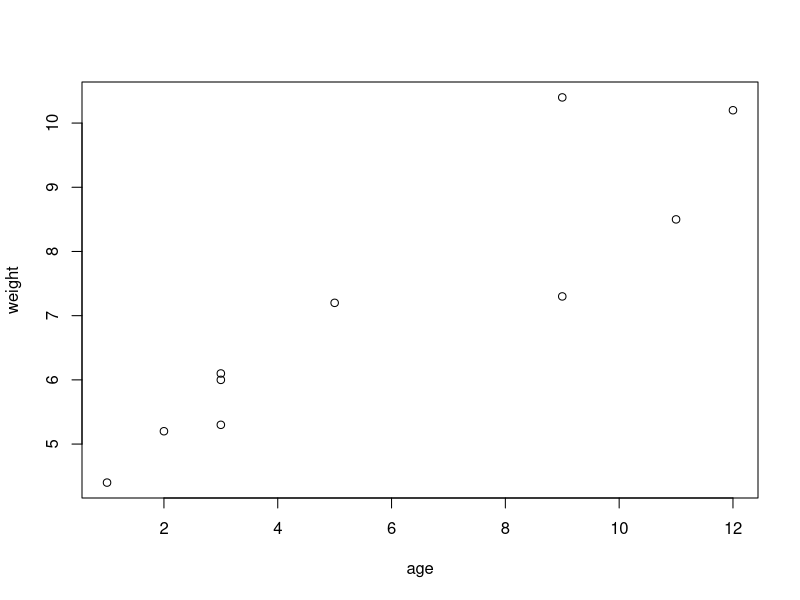
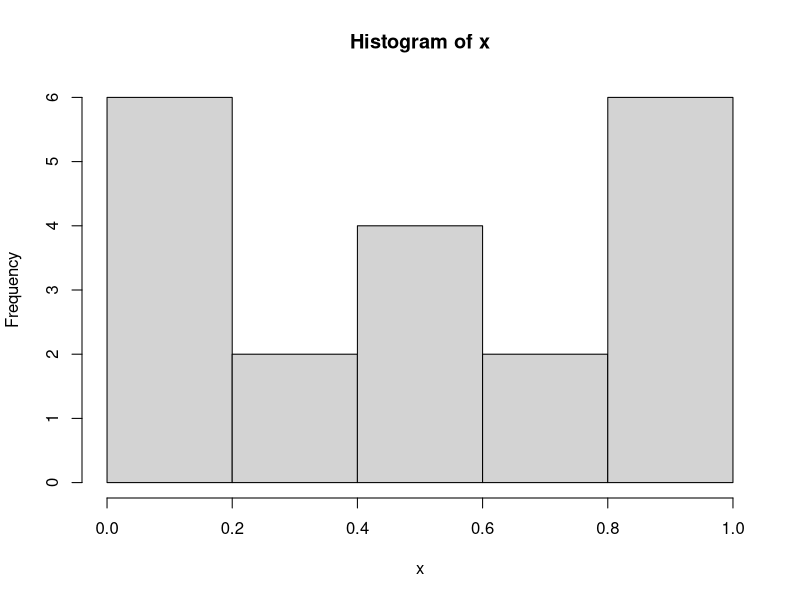
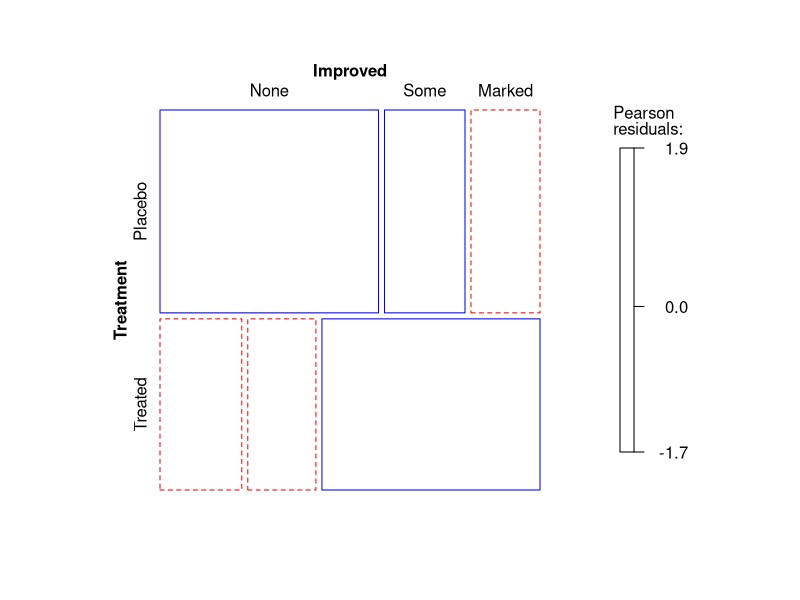
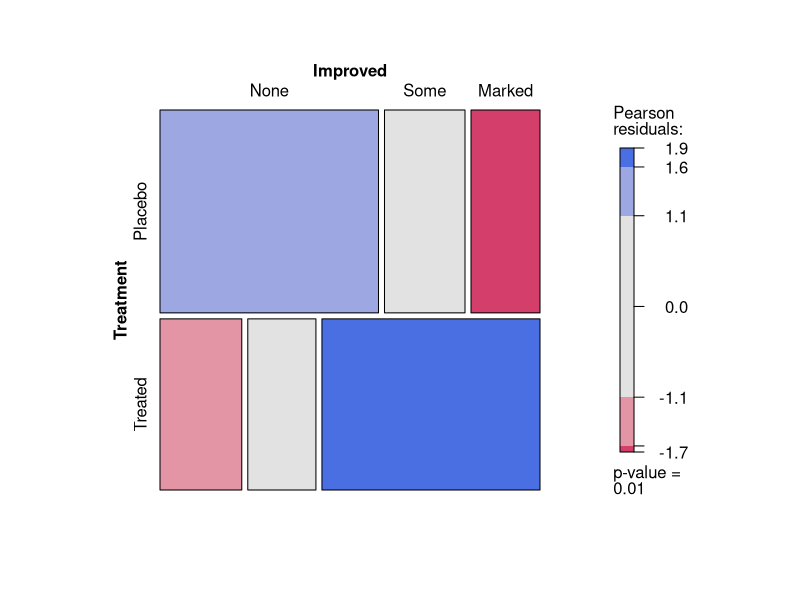

Source code (R) for these figures, in order: (Note: this script raises an error after producing the figures.)

########################################################
#
# QMB 6358: Software for Business Analytics
# Getting StaRted with R
#
# Lealand Morin, Ph.D.
# Assistant Professor
# Department of Economics
# College of Business
# University of Central Florida
#
# December 20, 2021
#
########################################################
#
# Sample code from scripts to accompany
# R in Action, by Robert I. Kabacoff.
# https://www.manning.com/books/r-in-action
#
########################################################


#------------------------------------------------------#
# R in Action: Chapter 1                               #
#------------------------------------------------------#


# Listing 1.1 - A Sample R session

# Before we read in some data from a file,
# define some vectors of variables using the c() function.
# This function concatenates variables into a vector.

age <- c(1, 3, 5, 2, 11, 9, 3, 9, 12, 3)
weight <- c(4.4, 5.3, 7.2, 5.2, 8.5, 7.3, 6, 10.4,
    10.2, 6.1)
# You can end a command on the next line
# as long as the line terminates with an operator
# that indicates an unfinished command.


# Now calculate some statistics with these variables.

# Calculate the mean:
mean(weight)

# Calculate the standard deviation:
sd(weight)

# Calculate the correlation between two variables:
cor(age, weight)

# R comes standard with several tools for
# statistical analysis as well as graphics.

plot(age, weight)
# The default version is a very simple
# black-and-white scattergraph but we will learn how to
# use R for richer data visualization.


# Listing 1.2 - An example of commands used to manage
# the R Workspace.

# Change the next line to assign wd_path a valid directory
# on your computer.

wd_path <- '~/Teaching/QMB6358_Fall_2020/GitRepos/QMB6358F20/demo_05_R_intro'
setwd(wd_path)

# We can use the runif() function to generate
# uniformly distributed random variables.
x <- runif(20)

# The summary() command is the basic function
# for investigating new data.
summary(x)

# The hist() function plots a histogram.
hist(x)

# You can save the history of your commands in a session with
# savehistory()
# and also save the state of your session,
# including all the values of variables in memory, with
# save.image()

# Although useful, this is not recommended
# because the state of your workspace can always
# be recreated with your data and your script.
# You should develop the habit of writing code in a script
# so that it preserves your analysis.



# Listing 1.3 - Working with a new package

# So far, we have seen several built-in functions.
# The full functionality of R is achieved by
# installing packages of functions developed
# by other users in the R community.

# The package vcd is used to Visualizing Categorical Data.
# Install packages with the install.packages() function:
install.packages("vcd")

# The package needs only be installed once,
# unless you want to update the version.
# Once installed, you need to attach the package
# with the library() function.
library(vcd)

# Now, all the functions in the vcd library are available
# to use in your workspace.


# You can obtain a description of the functions available
# in a package.
help(package = "vcd")

# Many packages contain sample datasets to use as examples
# of the functionality.

help(Arthritis)

# Display the dataset (since it is small)
Arthritis


# Find the examples corresponding to the datasets with example()
example(Arthritis)

# You can copy the text for a command that uses this dataset
art <- xtabs(~ Treatment + Improved, data = Arthritis, subset = Sex == "Female")
# Hit <Return> to cycle through the plots.



# Getting Help

# We saw the help function used above.
# It can be used in many ways.
# You can find many resources to get you started with help.
help.start()

# If you know the name of a function, such as ```lm```,
# you can type either
'?'(lm)
# or
help(lm)
# You can also type keywords in the help window in RStudio.


#--------------------------------------------------------#
# R in Action: Chapter 2                                 #
#--------------------------------------------------------#

# Using the c() function, you can create vectors
# with many types of variables.

a <- c(1, 2, 5, 3, 6, -2, 4)
b <- c("one", "two", "three")
c <- c(TRUE, TRUE, TRUE, FALSE, TRUE, FALSE)

# Once a vector exists in memory,
# you can recall any of the elements
# by using vector subscripts

# By the index number:
a[3]
# With a vector of index numbers:
a[c(1, 3, 5)]
# By a sequence of consecutive index numbers
a[2:6]

# It can often be difficult to remember the element number
# you are looking for.
# For some data types, such as matrices and arrays,
# R allows you to name each row and column
# to reference the elements.


# Listing 2.1 - Creating Matrices

# Create a matrix with the matrix() function.
y <- matrix(1:20, nrow = 5, ncol = 4)
y

# You can populate the values and name them in one step.
cells <- c(1, 26, 24, 68)
rnames <- c("R1", "R2")
cnames <- c("C1", "C2")
mymatrix <- matrix(cells, nrow = 2, ncol = 2, byrow = TRUE,
                   dimnames = list(rnames, cnames))
mymatrix

# Now you can call the values by name.
mymatrix['R2', 'C2']

# It may be more convenient to enter the values
# by cycling through columns one row at a time.
mymatrix <- matrix(cells, nrow = 2, ncol = 2, byrow = FALSE,
                   dimnames = list(rnames, cnames))
mymatrix



# Listing 2.2 - Using matrix subscripts

# Define another matrix so that we can easily see the pattern.
x <- matrix(1:10, nrow = 2)
x

# Matrices are two-dimensional objects, so you reference an element
# with two indices or names in square brackets.
x[2, ]
x[, 2]
x[1, 4]
x[1, c(4, 5)]
# Leaving an index blank selects all values in that dimension.


# Listing 2.3 - Creating an array

# You need not stop in two dimensions.
# As in Python, you can store data in higher-dimensional arrays.
dim1 <- c("A1", "A2")
dim2 <- c("B1", "B2", "B3")
dim3 <- c("C1", "C2", "C3", "C4")
z <- array(1:24, c(2, 3, 4), dimnames = list(dim1,
                                             dim2, dim3))
z

# The notation is similar to that for matrices.


# Listing 2.4 - Creating a dataframe

# For tstatistical analysis, the most useful data type
# is a data frame, which can hold several types of data together.

patientID <- c(1, 2, 3, 4)
age <- c(25, 34, 28, 52)
diabetes <- c("Type1", "Type2", "Type1", "Type1")
status <- c("Poor", "Improved", "Excellent", "Poor")
patientdata <- data.frame(patientID, age, diabetes,
                          status)
patientdata

# A data frame contains data organized into columns
# with each column holding a variable of the same type.


# Listing 2.5 - Specifying elements of a dataframe

# As with matrices, you can reference elements
# by name or by number.

patientdata[1:2]
patientdata[c("diabetes", "status")]
patientdata$age



# Listing 2.6 - Using factors

# The data type "factor" is used to store categorical data,
# which often arises in statistical analysis.

patientID <- c(1, 2, 3, 4)
age <- c(25, 34, 28, 52)
diabetes <- c("Type1", "Type2", "Type1", "Type1")
status <- c("Poor", "Improved", "Excellent", "Poor")
diabetes <- factor(diabetes)
status <- factor(status, order = TRUE)
patientdata <- data.frame(patientID, age, diabetes,
                          status)

# Inspect the contents of this data frame.
str(patientdata)
summary(patientdata)



#  Listing 2.7 - Creating a list

# A list is a special type of object that can store
# multiple kinds of data in an unstructured way.

g <- "My First List"
h <- c(25, 26, 18, 39)
j <- matrix(1:10, nrow = 5)
k <- c("one", "two", "three")
mylist <- list(title = g, ages = h, j, k)
mylist

# You can inspect the contents with commands similar
# to those for matrices and data frames.

mylist$title
mylist$ages
mylist[4]

# Notice that the last two elements are unnamed
# but are still referenced by number.



########################################################
# End
########################################################
